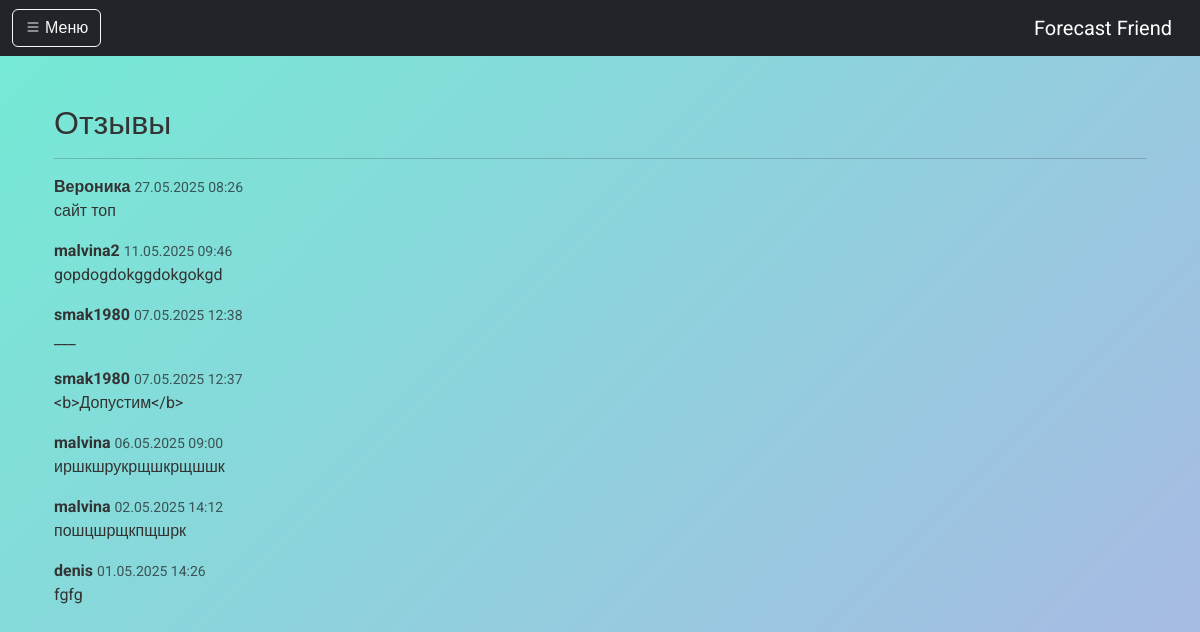
The page /reviews/ on the database as committed earlier.
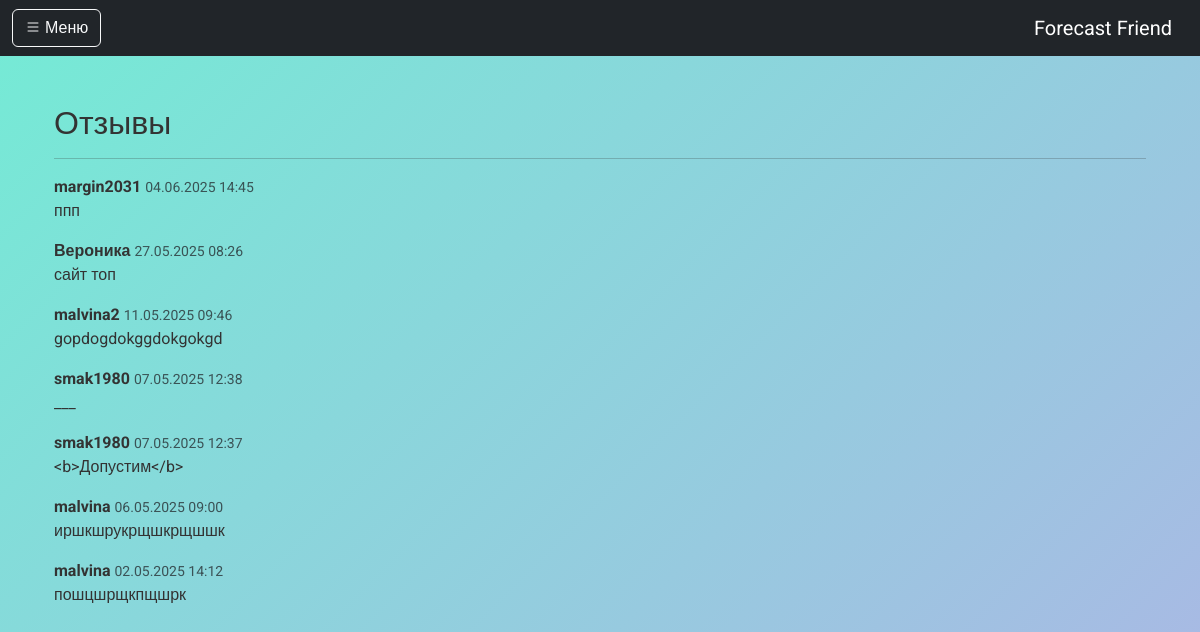
The same page on the database as committed later.
### core/models.py (models this page shows, shortened)
class Review(models.Model):
    user = models.ForeignKey(User, on_delete=models.CASCADE)
    text = models.TextField("Текст отзыва")
    created_at = models.DateTimeField(auto_now_add=True)
    is_visible = models.BooleanField(default=True)

### core/views.py (the view)
# urls.py: path('reviews/', review_page, name='review_page'),
def review_page(request):
    reviews = Review.objects.filter(is_visible=True).order_by('-created_at')
    form = ReviewForm(request.POST or None)
    if request.method == 'POST' and form.is_valid():
        review = form.save(commit=False)
        review.user = request.user
        review.save()
        return redirect('review_page')
    return render(request, 'reviews/reviews.html', {'form': form, 'reviews': reviews})

### core/templates/reviews/reviews.html (shortened to what this page needs)
{% extends 'base.html' %} {% block content %}
<div class="container mt-5">
  <h2>Отзывы</h2>
  <hr />
  {% for review in reviews %}
  <div class="mb-3">
    <strong>{{ review.user.username }}</strong>
    <small class="text-muted">{{ review.created_at|date:"d.m.Y H:i" }}</small>
    <p>{{ review.text }}</p>
  </div>
  {% empty %}
  <p>Пока нет отзывов.</p>
  {% endfor %}
</div>
{% endblock %}

### core/templates/base.html (shortened to what this page needs)
{% load static %}
<!DOCTYPE html>
<html lang="ru">
<head>
  <link href="https://cdn.jsdelivr.net/npm/bootstrap@5.3.2/dist/css/bootstrap.min.css" rel="stylesheet" />
  <link rel="stylesheet" href="https://cdn.jsdelivr.net/npm/bootstrap-icons@1.8.0/font/bootstrap-icons.css">
  <link rel="stylesheet" href="{% static 'css/style.css' %}" />
</head>
<body>
  <div aria-live="polite" aria-atomic="true" class="position-relative">
    <div class="toast-container position-fixed top-0 end-0 p-3">
    </div>
  </div>
  <nav class="navbar navbar-dark bg-dark">
    <div class="container-fluid">
      <button class="btn btn-outline-light" type="button" data-bs-toggle="offcanvas" data-bs-target="#sidebarMenu"
        aria-controls="sidebarMenu">
        <i class="bi bi-list"></i> Меню
      </button>
      <a class="navbar-brand ms-3" href="{% url 'country_list' %}">Forecast Friend</a>
    </div>
  </nav>
  <main class="container-lg mt-4 mb-5">
    {% block content %}{% endblock %}
  </main>
</body>
</html>

### static/css/style.css (style rules this page uses)
body { font-family: 'Roboto', sans-serif; background: linear-gradient(135deg, #74ebd5, #acb6e5); min-height: 100vh; margin: 0; padding: 0; color: #333; }

Rows that differ between the two databases and show on the page:
removed Review: user.username "denis", created_at "01.05.2025 14:26", text "fgfg"
added Review: user.username "margin2031", created_at "04.06.2025 14:45", text "ппп"
